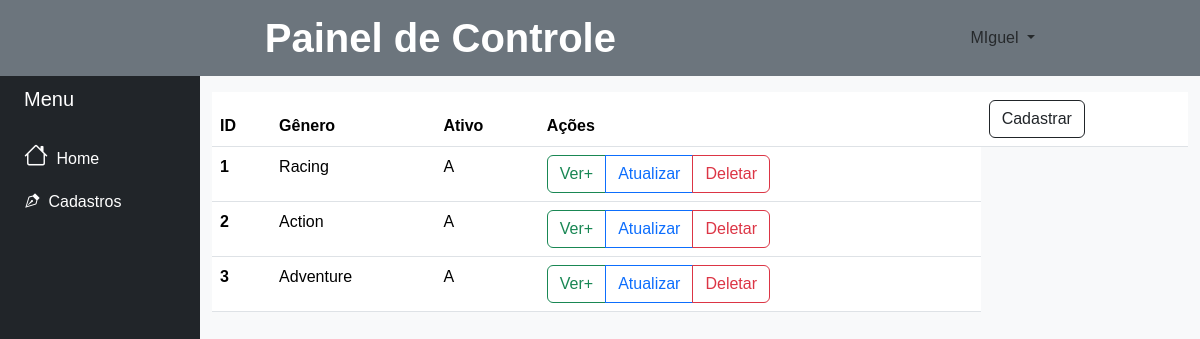
The app's page /adm.php?page=genero (signed in) with its own data.
### tables this page shows
CREATE TABLE `genero` (
  `idgenero` int(10) unsigned NOT NULL AUTO_INCREMENT,
  `genero` varchar(30) NOT NULL,
  `cadastro` datetime DEFAULT current_timestamp(),
  `ativo` char(1) DEFAULT 'A',
  `alteracao` timestamp NOT NULL DEFAULT current_timestamp() ON UPDATE current_timestamp(),
  PRIMARY KEY (`idgenero`)
);

### func/funcoes.php (called while the page is built, shortened)
<?php
function listarTabela($campos, $tabela, $campoOrdem)
{
    $conn = conectar();
    try {
        $conn->beginTransaction();
        $sqlLista = $conn->prepare("SELECT $campos FROM $tabela ORDER BY $campoOrdem ");
        $sqlLista->execute();
        $conn->commit();
        if ($sqlLista->rowCount() > 0) {
            return $sqlLista->fetchAll(PDO::FETCH_OBJ);
        } else {
            return 'Vazio';
        };
    } catch (PDOExecption $e) {
        echo 'Exception -> ';
        return ($e->getMessage());
        $conn->rollback();
    };
}

### genero.php (the view, shortened to what this page needs)
<table class="table">
  <thead>
    <tr>
      <th scope="col">ID</th>
      <th scope="col">Gênero</th>
      <th scope="col">Ativo</th>
      <th scope="col">Ações</th>
      <th scope="col" class="text-dark"><a href="cad.php" name="impregister" class="btn btn-outline-dark" data-bs-toggle="modal" data-bs-target="#cadastrogenero">Cadastrar</a></th>
    </tr>
  </thead>
  <tbody>
    <?php
    $select = listarTabela('idgenero, genero, ativo', 'genero', 'idgenero');
    if ($select != "Vazio") {
      foreach ($select as $ob) {
        $idgenero = $ob->idgenero;
        $genero = $ob->genero;
        $ativo = $ob->ativo;
    ?>
        <tr>
          <th scope="row">
            <?php echo ($idgenero) ?>
          </th>
          <td>
            <?php echo ($genero) ?>
          </td>
          <td>
            <?php echo ($ativo) ?>
          </td>
          <td>
            <div class="btn-group" role="group" aria-label="Basic mixed styles example">
              <button type="button" class="btn btn-outline-success" data-bs-toggle="modal" data-bs-target="#vermaisgene<?php echo $idgenero ?>">Ver+</button>
              <button type="button" class="btn btn-outline-primary" data-bs-toggle="modal" data-bs-target="#altegene<?php echo $idgenero ?>">Atualizar</button>
              <button type="button" class="btn btn-outline-danger" data-bs-toggle="modal" data-bs-target="#excluigene<?php echo $idgenero ?>">Deletar</button>
            </div>
          </td>
        </tr>
    <?php
      }
    }
    ?>
  </tbody>
</table>

### css/style.css (style rules this page uses)
body, head { padding: 0%; margin: 0%; color: black; font-family: 'Bebas Neue', sans-serif; font-family: 'League Gothic', sans-serif; }

### adm.php (style rules this page uses)
body { background-color: #1d1a1a; color: white; }
a { text-decoration: none; color: white; }

### records on screen
genero: idgenero "1", genero "Racing", ativo "A"
genero: idgenero "2", genero "Action", ativo "A"
genero: idgenero "3", genero "Adventure", ativo "A"

### other values on screen
$nome "MIguel"
